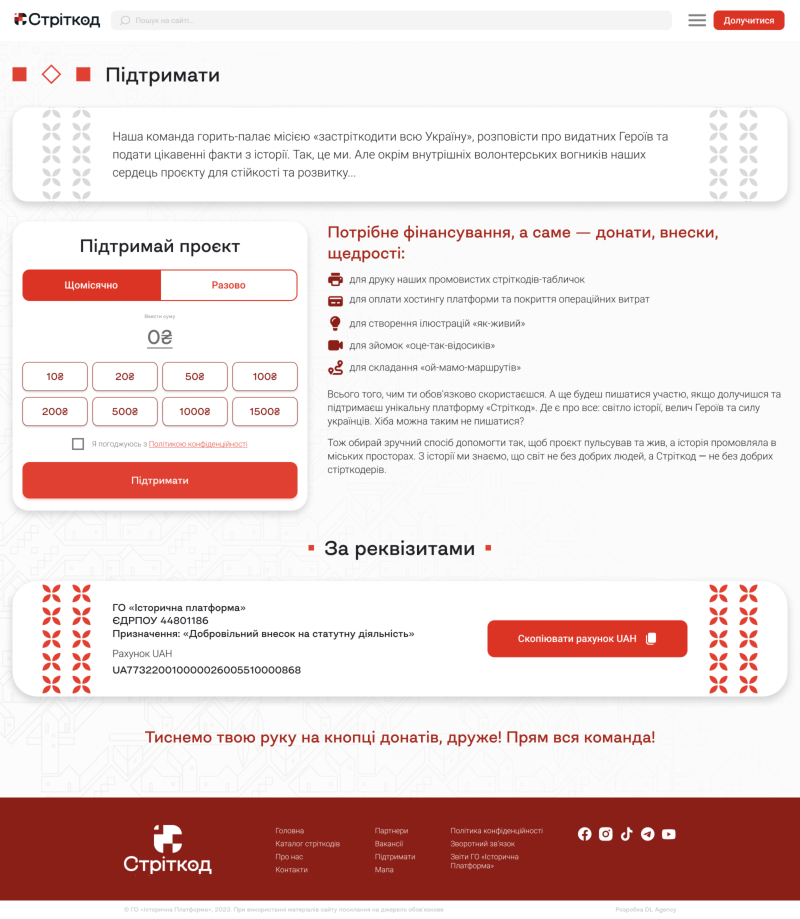
#> input picture dataset/demo a.png, 3200 x 3676 px (shown at 1/4 size)
$ python -i experimental.py   (imports and definitions only)
#> lines starting #> are read from the running program, lines starting #| are printed output that depends on the picture; after the words box and inside, x2 and y2 are one past the last pixel; in counts of white or black regions, pixels touching at a corner belong together
#> further down, picture is the input picture: shape (3676, 3200, 3); mean B, G, R 214.1, 215.5, 234
import cv2
import numpy as np


def segment_ui_elements(image: np.ndarray) -> list:
    """
    Segment the UI image into bounding boxes of UI components using image processing.
    Returns a list of bounding boxes [x, y, w, h] for each detected element.
    """
    # Convert to grayscale for processing
    gray = cv2.cvtColor(image, cv2.COLOR_BGR2GRAY)
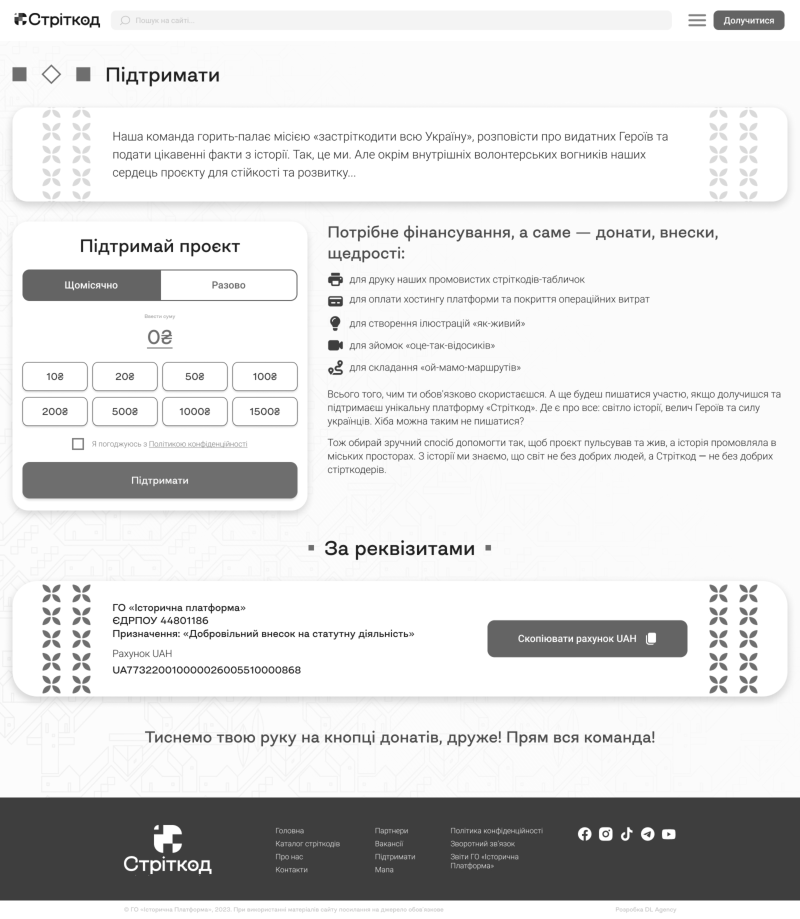
#> gray: shape (3676, 3200) (shown at 1/4 size); min 22, max 255, mean 220.9

    # Edge detection to find component boundaries
    edges = cv2.Canny(gray, threshold1=50, threshold2=150)
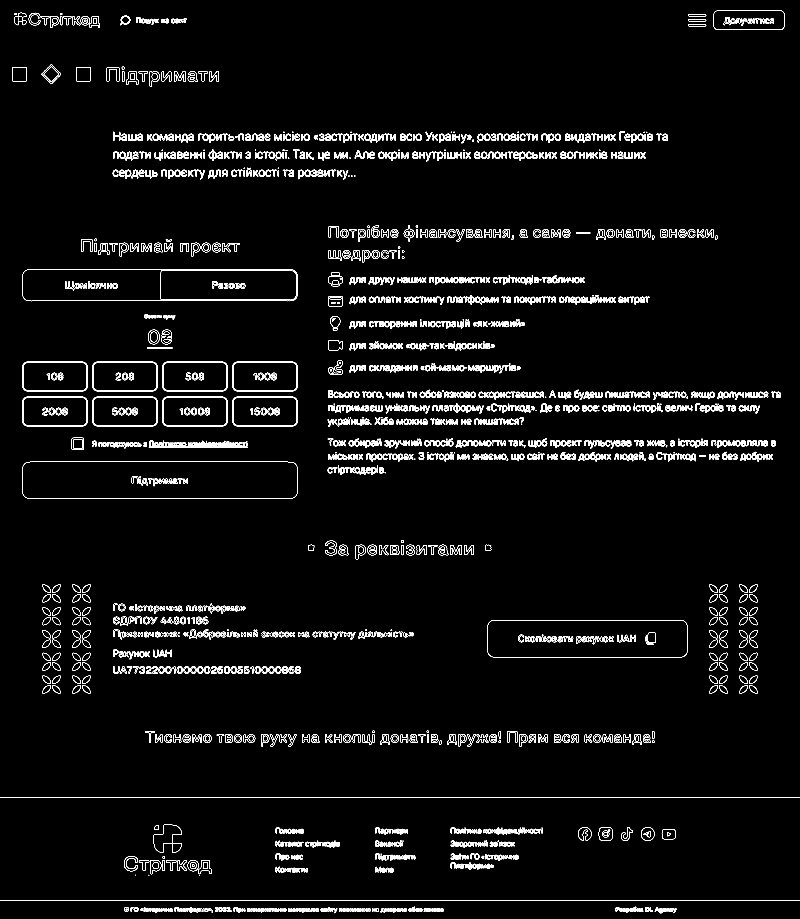
#> edges: shape (3676, 3200) (shown at 1/4 size); 1.9% white in thin lines or dots
    # Dilate edges to close gaps between edge segments
    kernel = cv2.getStructuringElement(cv2.MORPH_RECT, (3, 3))
    edges = cv2.dilate(edges, kernel, iterations=2)
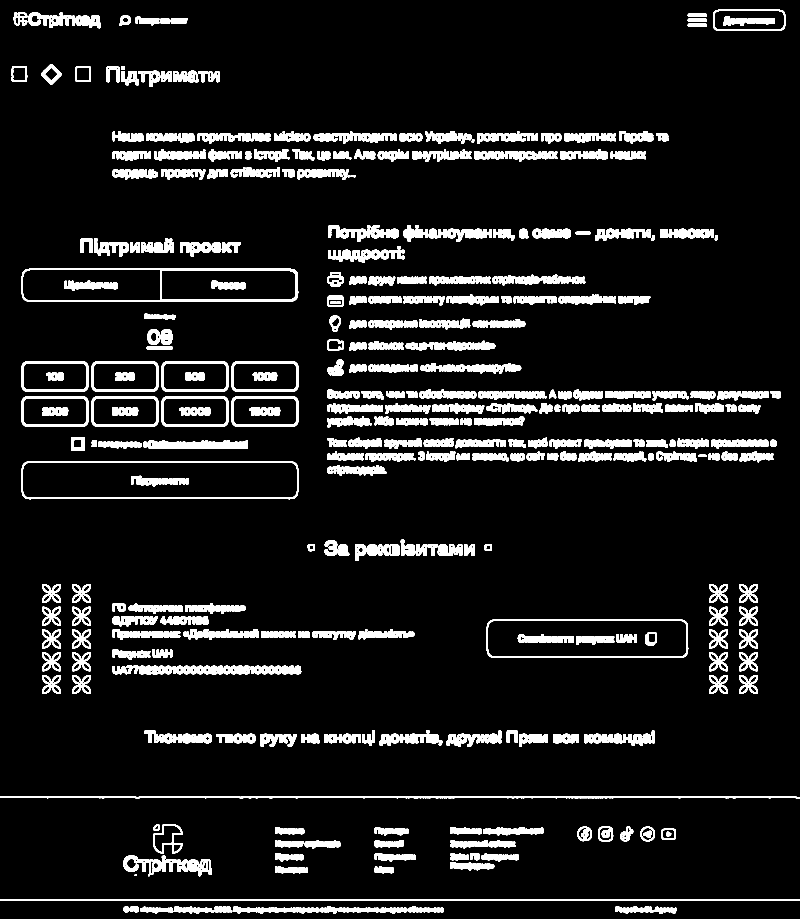
#> edges: shape (3676, 3200) (shown at 1/4 size); 8.3% white; 585 white regions

    # Find contours from the edges
    contours, _ = cv2.findContours(edges, cv2.RETR_EXTERNAL, cv2.CHAIN_APPROX_SIMPLE)
#> contours = 550 contours; largest, box (x1, y1, x2, y2) and area: (87, 1845, 1193, 1997) 165031, (87, 1075, 1193, 1207) 142873, (1947, 2478, 2753, 2631) 120814, (927, 1585, 1193, 1707) 31664, (367, 1585, 633, 1707) 31664

    # Filter and collect bounding boxes for significant contours
    elements = []
    for cnt in contours:
        x, y, w, h = cv2.boundingRect(cnt)
        # Heuristic filters to skip tiny or line-like regions (noise or separators)
        if w < 5 or h < 5:
            continue  # too small to be a UI element
        if w * h < 50:
            continue  # skip very small area components
        # (Optional) skip extremely thin lines (potentially just dividers)
        aspect_ratio = w / float(h)
        if aspect_ratio > 10 or aspect_ratio < 0.1:
            # This might be a long line or very tall thin line – likely not a standalone element
            continue
        elements.append((x, y, w, h))
#> this loop made 550 passes
#> (x, y, w, h, aspect_ratio) on passes 1 to 3: (1693, 3631, 83, 18, 4.61), (1521, 3631, 108, 23, 4.7), (1487, 3631, 31, 18, 1.72)
#> after the loop, elements = 545 items, first 6: (1693, 3631, 83, 18), (1521, 3631, 108, 23), (1487, 3631, 31, 18), (1355, 3631, 128, 18), (1151, 3631, 126, 23), (987, 3631, 160, 23)

    # Merge overlapping or nearby bounding boxes (to group parts of the same element)
    merged = True
    while merged:
        merged = False
        new_elements = []
        while elements:
            bx = elements.pop(0)
            x, y, w, h = bx
            x2, y2 = x + w, y + h
            # Try to merge with any other box that overlaps or is very close
            merged_with = None
            for i, b2 in enumerate(elements):
                xx, yy, ww, hh = b2
                xx2, yy2 = xx + ww, yy + hh
                # Check overlap or close proximity
                if not (x2 < xx - 5 or xx2 < x - 5 or y2 < yy - 5 or yy2 < y - 5):
                    # Merge the two boxes
                    nx = min(x, xx)
                    ny = min(y, yy)
                    nx2 = max(x2, xx2)
                    ny2 = max(y2, yy2)
                    nw, nh = nx2 - nx, ny2 - ny
                    bx = (nx, ny, nw, nh)
                    # Remove b2 and mark merged
                    elements.pop(i)
                    merged = True
                    break
            new_elements.append(bx)
        elements = new_elements
    return elements

# [144 lines left out: functions compute_iou, match_elements, analyze_differences, draw_differences, not called in this run]

# Example usage (assuming ref_path and test_path are file paths to the images):
import cv2
import numpy as np
import matplotlib.pyplot as plt
from skimage.metrics import structural_similarity as ssim


# -----------------------------------------------
# 1. Display function using Matplotlib
# [139 lines left out: functions display_image_with_mask, draw_differences_two_masks, show_segmentation_results, match_elements_ssim, display_matching_pairs, segment_ui_elements_detector, not called in this run]


# -----------------------------------------------
# Example usage (for testing):
import pytesseract


# [114 lines left out: functions segment_text_areas, compare_text_areas, filter_text_from_ui_elements, not called in this run]


# Example usage integration:
# [45 lines not run here, left out]

    # Continue with matching and further analysis on ref_ui_elements_filtered and test_ui_elements_filtered...

>>> import cv2
>>> picture = cv2.imread('../dataset/demo a.png')
>>> result = segment_ui_elements(picture)
#> result = 240 items, first 6: (494, 3625, 1282, 30), (2461, 3625, 247, 30), (494, 3422, 354, 83), (1499, 3465, 76, 28), (1101, 3465, 131, 28), (1801, 3412, 275, 70)
